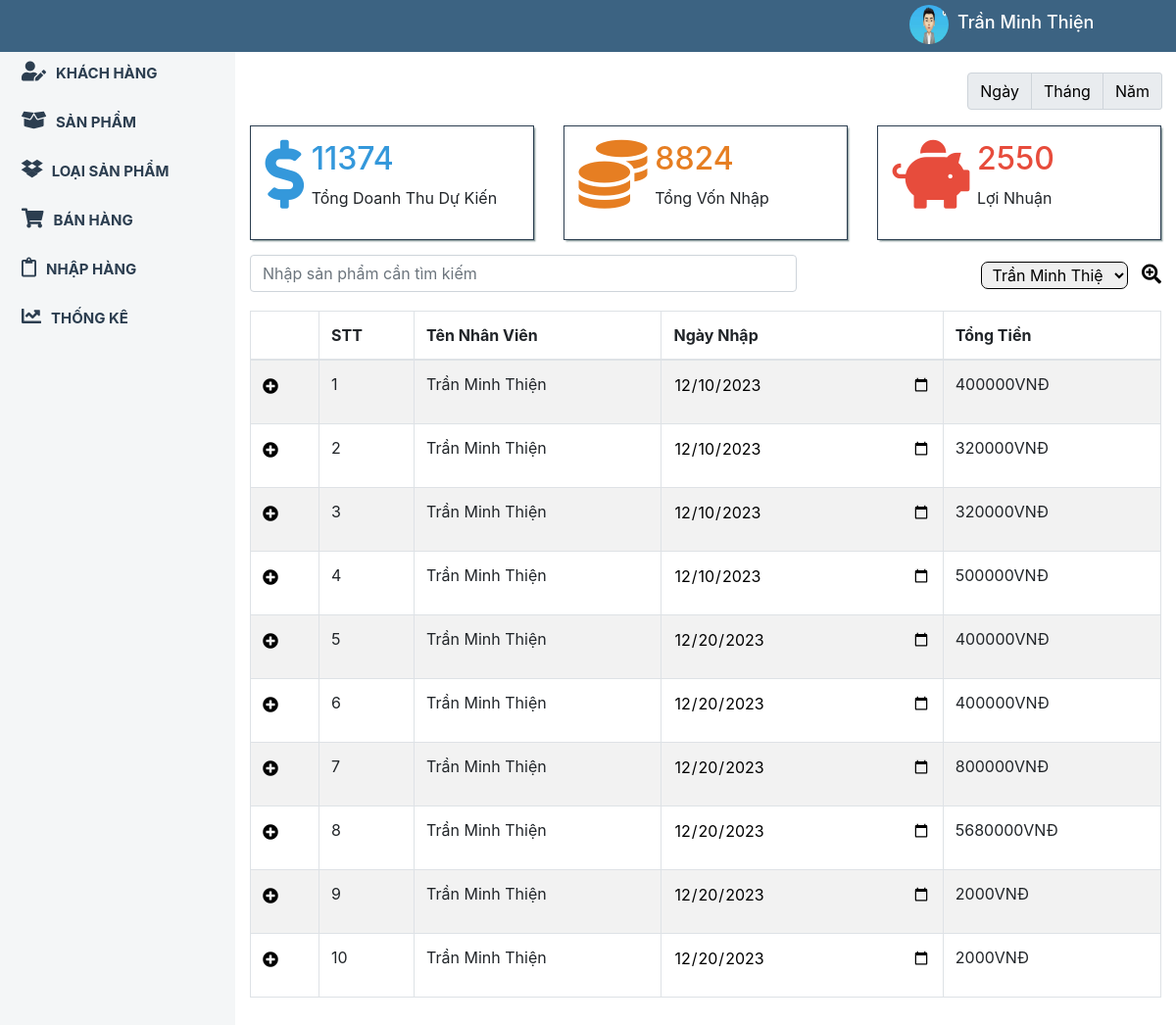
The page /index.php?muc=doanhthu&loai=nhap (signed in) on the database its author committed.
### tables this page shows
CREATE TABLE `hoadonnhap` (
  `id_hd` int(11) NOT NULL,
  `id_nv` int(11) NOT NULL,
  `ngaynhap` date NOT NULL,
  `tongtien` int(255) NOT NULL
);

CREATE TABLE `nhanvien` (
  `id_nv` int(255) NOT NULL,
  `tennv` varchar(255) NOT NULL,
  `gioitinh` varchar(255) NOT NULL,
  `ngaysinh` date NOT NULL,
  `diachi` varchar(255) NOT NULL,
  `sdt` varchar(255) NOT NULL,
  `hinhanh` varchar(255) NOT NULL,
  `ngaygianhap` date NOT NULL
);

### index.php (called while the page is built, shortened)
<?php
	require_once 'Controller/HomeController.php';
	$HT=new HomeControl();
	$HT->Dieuhuong();
 ?>

### Model/BaseModel.php (called while the page is built, shortened)
<?php
class BaseModel
{
	private $maychu = 'localhost';
	private $tk = 'root';
	private $mk = '';
	private $csdl = 'admindb_qlbanhang';
	private $bienketnoi = null;
	public function ketnoi()
	{
		$this->bienketnoi = new mysqli($this->maychu, $this->tk, $this->mk, $this->csdl);
		mysqli_set_charset($this->bienketnoi, 'utf8');
	}
	public function data($sql)
	{
		$sq = "SELECT * FROM $sql";
		$this->ketqua = $this->bienketnoi->query($sq);
		if ($this->ketqua->num_rows == 0) {
			$data = 0;
		} else {
			while ($row = $this->ketqua->fetch_assoc()) {
				$data[] = $row;
			}
		}
		return $data;
	}
}
?>

### View/baocaonhap.php (the view, shortened to what this page needs)
<content>
	<div class="container">
		<div class="row">
			<div class="col-sm-6">
			</div>
			<div class="col-sm-6">
				<div class="chonngay">
					<form method="post">
						<div class="input-group mb-3">
						    <div class="input-group-prepend">
						      <span class="input-group-text"><button type="submit" name="ngay" href="">Ngày</button></span>
						      <span class="input-group-text"><button type="submit" name="thang" href="">Tháng</button></span>
						      <span class="input-group-text" style="border-top-right-radius: 3px;border-bottom-right-radius: 3px;"><button type="submit" name="nam" href="">Năm</button></span>
						    </div>
						  </div>
					</form>
				</div>
			</div>
		</div>
		<div class="row">
			<div class="col-sm-4">
				<div class="item-box">
					<div class="left-box">
						<i style="color: #3498db" class="fas fa-dollar-sign"></i>
					</div>
					<div class="right-box">
							<?php
						$dem1=0;
						if ($hoadonnhap!=0) {
						foreach ($hoadonnhap as $ke) {
							foreach ($chitietnhap as $value)
							{
								if ($ke['id_hd']==$value['id_hd']) {
										foreach ($sanpham as $key){
											if ($value['id_sp']==$key['id_sp']) {
												$dem1+=$key['giaban'] * $value['soluong'];
											}
										}
								}
							}
						}
						?><h2 style="color: #3498db"><?php echo $dem1; ?></h2>
						<?php
					}
						else{
							?><h2 style="color: #3498db"><?php echo 0; ?></h2>
						<?php
						}
						 ?>
						<p>Tổng Doanh Thu Dự Kiến</p>
					</div>
				</div>
			</div>
			<div class="col-sm-4">
				<div class="item-box">
					<div class="left-box">
						<i style="color: #e67e22" class="fas fa-coins"></i>
					</div>
					<div class="right-box">
						<?php
						$dem=0;
						if ($hoadonnhap!=0) {
						foreach ($hoadonnhap as $key) {
								$dem+=$key['tongtien'];
						}?><h2 style="color: #e67e22"><?php echo $dem; ?></h2><?php
						}
						else{
							?><h2 style="color: #e67e22"><?php echo 0; ?></h2><?php
						}
						?>
						<p>Tổng Vốn Nhập</p>
					</div>
				</div>
			</div>
			<div class="col-sm-4">
				<div class="item-box">
					<div class="left-box">
						<i style="color: #e74c3c" class="fas fa-piggy-bank"></i>
					</div>
					<div class="right-box">
						<h2 style="color: #e74c3c"><?php echo $dem1-$dem; ?></h2>
						<p>Lợi Nhuận</p>
					</div>
				</div>
			</div>
		</div>
		<div class="lockho">
			<input class="form-control" id="myInput" type="text" placeholder="Nhập sản phẩm cần tìm kiếm">
			<form method="post">
				<select name="id_k" class="khach">
				<?php if (isset($ky)) {
							foreach ($nhanvien as $key) {
							if ($key['id_nv']==$ky) {
								?>
									<option selected value="<?php echo $key['id_nv']; ?>">
								<?php echo $key['tennv']; ?>
								</option>
								<?php
							}
							else{
							?>
							<option value="<?php echo $key['id_nv']; ?>">
								<?php echo $key['tennv']; ?>
								</option>
							<?php
							}
						}
						}
						else{
							foreach ($nhanvien as $key) {
							?>
							<option value="<?php echo $key['id_nv']; ?>">
								<?php echo $key['tennv']; ?>
								</option>
							<?php
							}
						}
				 ?>
				</select>
				<button type="submit" name="lockho" class="nutbam"><i class="fas fa-search-plus"></i></button>
			</form>
		</div>
	<table class="table table-bordered table-striped">
    <thead>
      <tr>
    	<th></th>
        <th>STT</th>
        <th>Tên Nhân Viên</th>
        <th>Ngày Nhập</th>
        <th>Tổng Tiền</th>
      </tr>
    </thead>
    <tbody id="myTable">
	<?php
		$i=0;
		if ($hoadonnhap!=0) {
		foreach ($hoadonnhap as $value) {
		$i++;
	?>
	<tr>
	<form method="post">
		<td><i id="them" href="#" data-target="#login<?php echo $i; ?>" data-toggle="modal" class="fa fa-plus-circle btn btn-primary login-trigger"></i></td>
		<td><?php echo $i; ?>
		</td>
		<td>
			<?php foreach ($nhanvien as $key) {
					if ($value['id_nv']==$key['id_nv']) {
						?>
						<p><?php echo $key['tennv']; ?></p>
					<?php
				}
			} ?>
		</td>
		<td>
			<input type="date" value="<?php echo $value['ngaynhap']; ?>" name="">
		</td>
		<td>
			<p><?php echo $value['tongtien'].'000VNĐ'; ?></p>
		</td>
	</form>
	</tr>
	<?php }
		}
	 ?>
    </tbody>
  </table>
</div>
</content>
  	</div>
</div>

### css/style.css (style rules this page uses)
* { margin: 0; padding: 0; }
.btn { padding: 0; color: black; background: none; border: none; }
.table input { width: 100%; border: none; background: none; }
.table { margin-top: 20px; }
button { background: none; padding: 0; border: none; }
#ndung input, select { padding: 2px 7px; margin: 7px 0; border-radius: 7px; border: 1px solid black; }
.item-box { border: 1px solid #2c3e50; box-shadow: .1rem .1rem .1rem #95a5a6; }
.item-box i { font-size: 70px; }
.item-box { padding: 5% 5%; float: left; display: block; width: 100%; }
.item-box .left-box { float: left; }
.item-box .right-box { float: left; padding: 0 3%; }
.lockho { display: block; width: 100%; float: left; margin: 15px 0; }
.lockho input { float: left; width: 60%; }
.lockho form { float: right; }
.lockho form select { margin-right: 10px; width: 150px; }
.lockho form button i { font-size: 20px; }
.chonngay form { float: right; }

### rows shown on the page
hoadonnhap: ngaynhap "12/10/2023", tongtien "400"
nhanvien: tennv "Trần Minh Thiện"
hoadonnhap: ngaynhap "12/10/2023", tongtien "320"
hoadonnhap: ngaynhap "12/10/2023", tongtien "320"
hoadonnhap: ngaynhap "12/10/2023", tongtien "500"
hoadonnhap: ngaynhap "12/20/2023", tongtien "400"
hoadonnhap: ngaynhap "12/20/2023", tongtien "400"
hoadonnhap: ngaynhap "12/20/2023", tongtien "800"
hoadonnhap: ngaynhap "12/20/2023", tongtien "5680"
hoadonnhap: ngaynhap "12/20/2023", tongtien "2"
hoadonnhap: ngaynhap "12/20/2023", tongtien "2"

### other values the page prints
$_SESSION['nhanvien'][0]['tennv'] "Trần Minh Thiện"
$dem1 "11374"
$dem "8824"
$dem1-$dem "2550"
form field id_k "Trần Minh Thiện"
